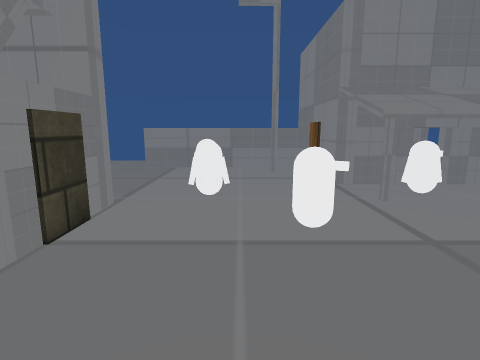
View 1 (above)

13 first-person views from a walk through a scene from a Unity 3-D project. The camera is 0.72 m above the floor, tilts 10° down and sees 80° across. The floor is counted in squares, 0.5 m on a side. Each view is taken from the middle of a square. On the plan, view 1 faces up. The plan holds only what a view shows up to about 14 squares ahead; the rest is blank. The player is left out. Some surface patterns are stand-ins.

View 2
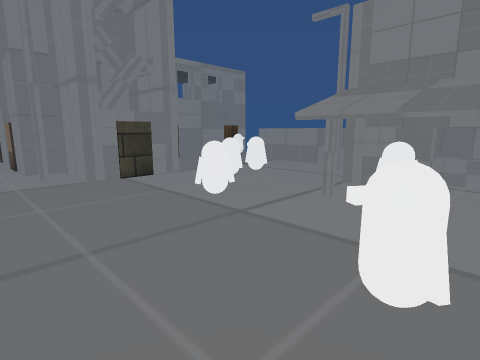

View 3
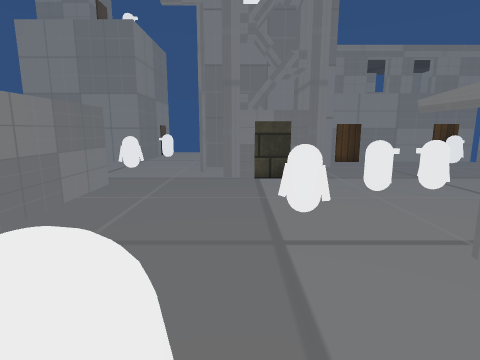

View 4
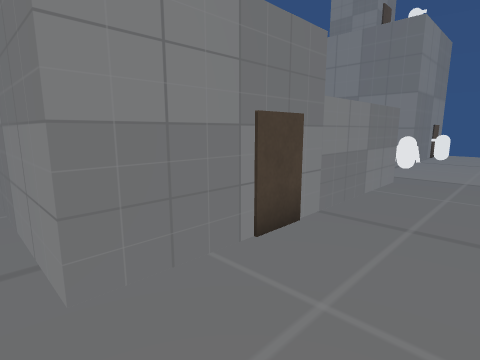

View 5
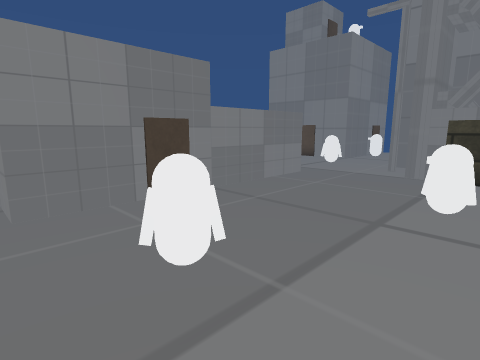

View 6
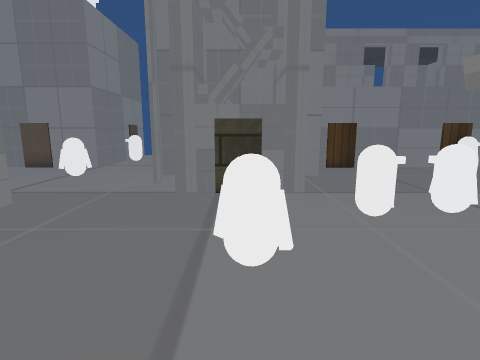

View 7
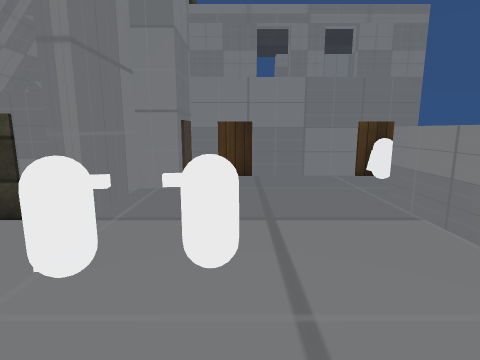

View 8
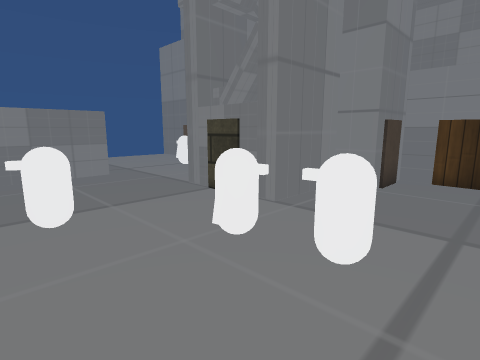

View 9
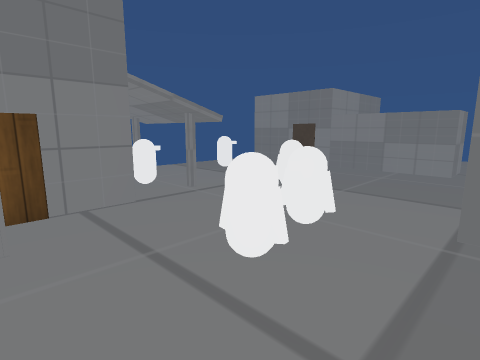

View 10
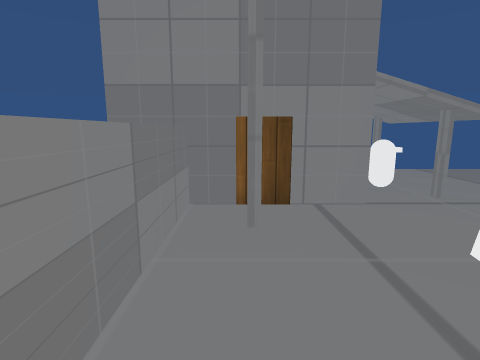

View 11
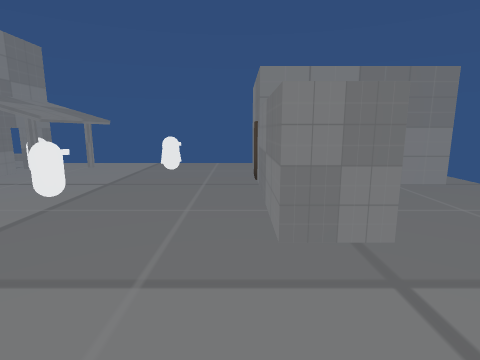

View 12
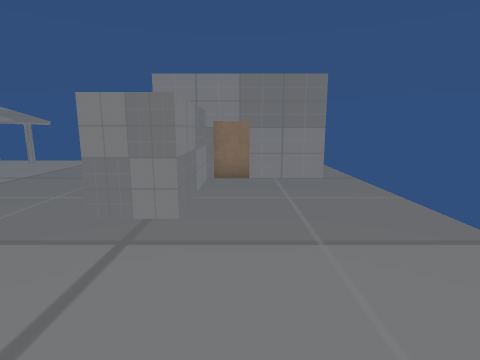

View 13
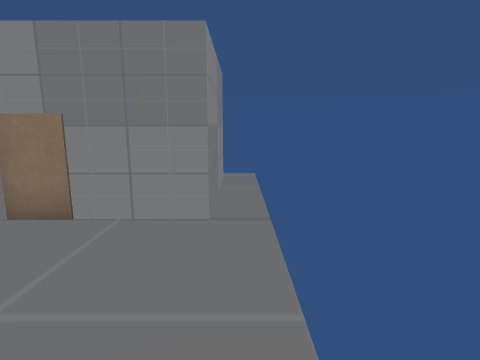

### Floor plan
Key: @ floor where view 1 was taken; # wall or solid block; x gap in a wall; . floor; = window, fence, low wall or low ledge; T thing the floor can be seen under or through; W tower; O other object.
Columns run from 11 left of view 1 to 7 right of it. Each row starts with its distance up from view 1.
 14     #
 13     #..
 12     #O..      ###
 11     #...#######
 10     #.........#  #
  9     #.........#==#
  8     #.....O...####.
  7     #.....O....x...
  6     #OW...OO..TT T.
  5       WWW.....TTTT.
  4       WWW...O......
  3       WWW.......O..
  2  OOOOOO##.......OO.
  1   .................
  0  ..........@.......
 -1  OO...O...OOOOOOOO.
 -2 OOOOO.....OOOOO  O.
 -3     O.........O  O.
 -4   OOO. .......O  O.
 -5    OO  .......OOOO
 -6    OO   ..........

Where each view was taken, in squares from view 1:
view 1: 0 up, 0 right, facing up
view 2: 0 up, 6 right, facing up-left
view 3: 3 up, 6 right, facing left
view 4: 2 up, 7 right, facing down-left
view 5: 5 up, 7 right, facing down-left
view 6: 4 up, 4 right, facing left
view 7: 8 up, 2 right, facing left
view 8: 9 up, 2 right, facing down-left
view 9: 10 up, 3 left, facing down-right
view 10: 10 up, 3 left, facing right
view 11: 0 up, 5 left, facing right
view 12: 3 down, 6 left, facing right
view 13: 6 down, 2 left, facing right
